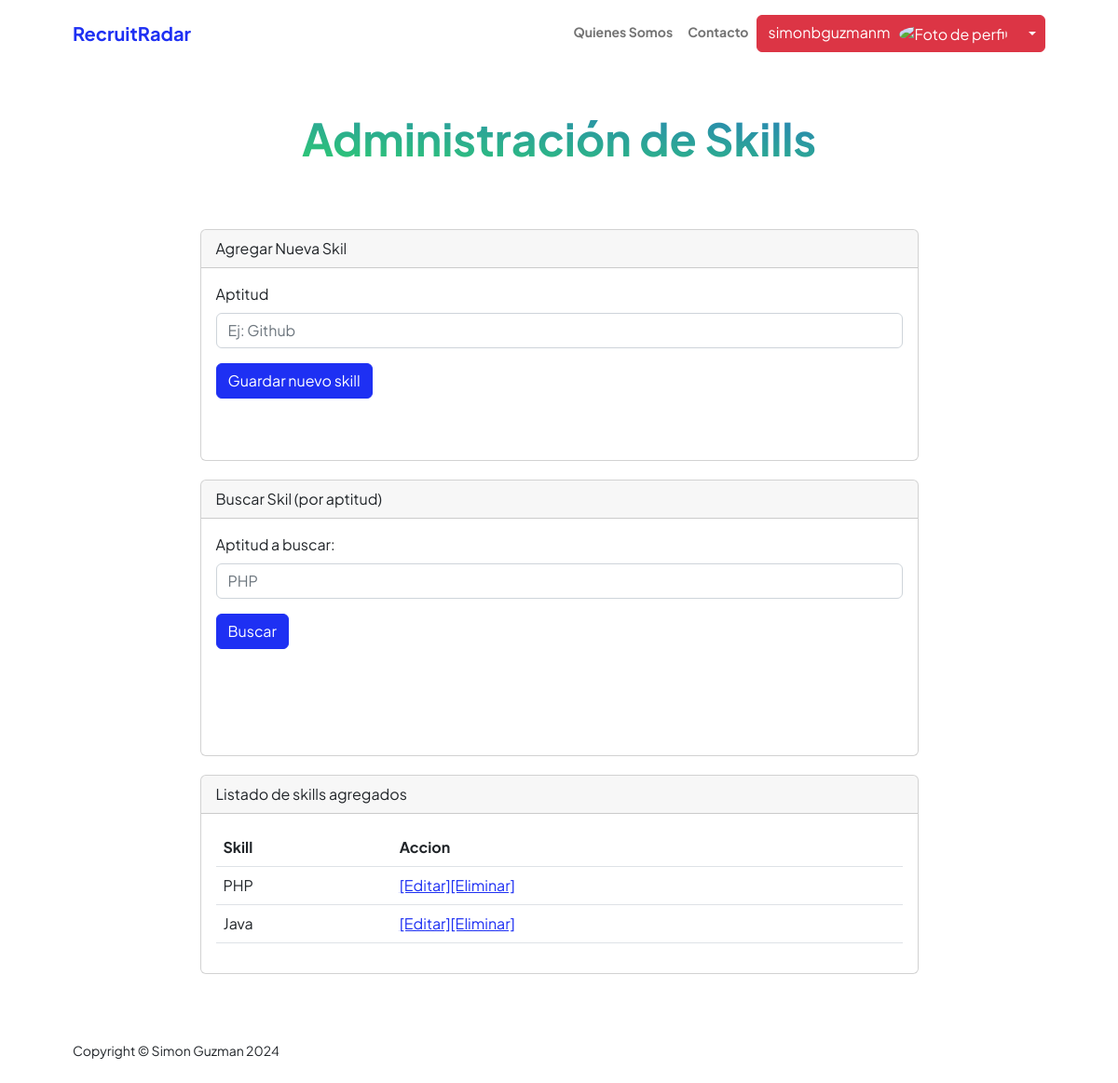
/appUsers/skills (signed in), run on an earlier commit of the app's database.
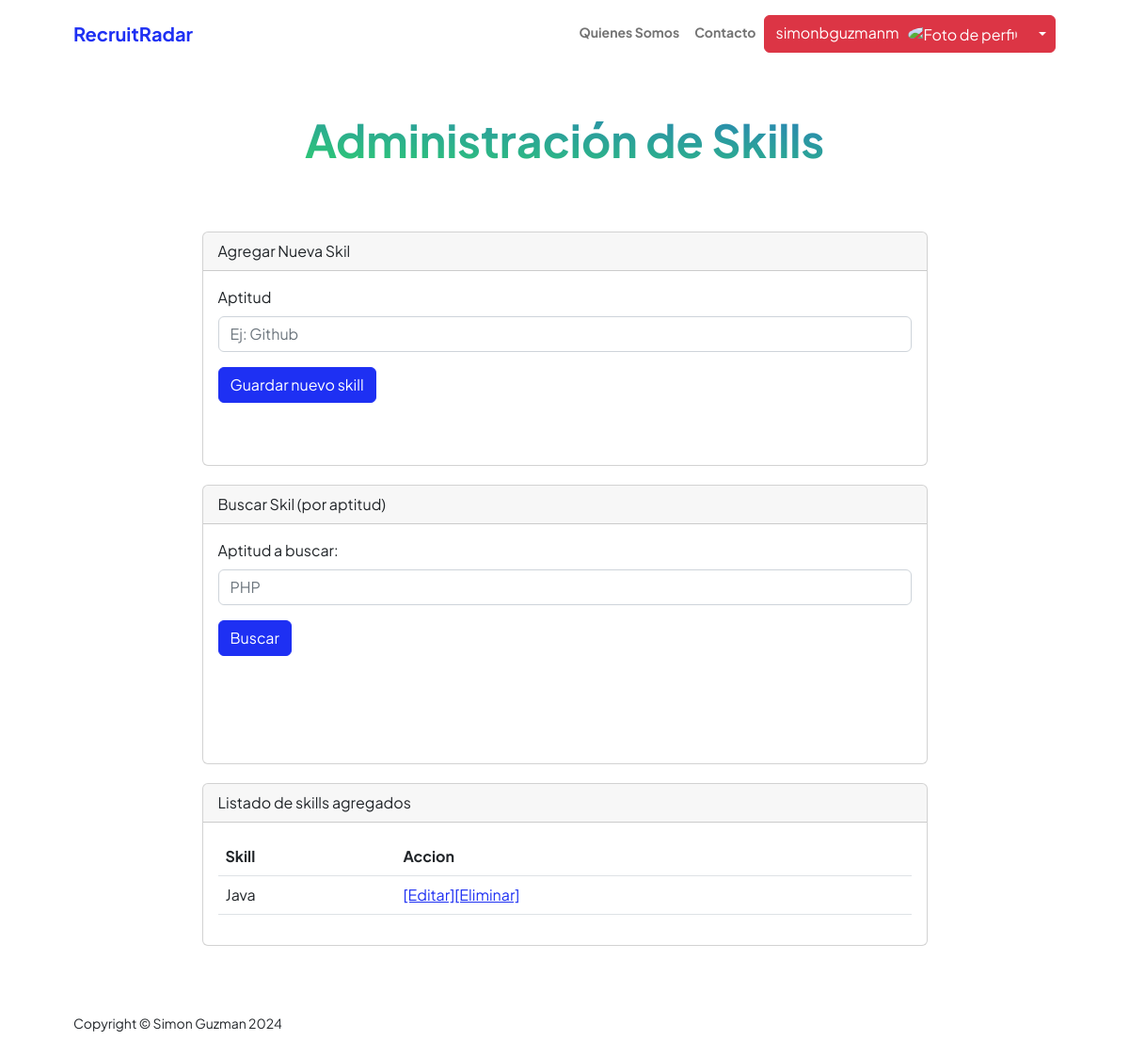
And on a later commit of the database.
### appUsers/models.py (models this page shows, shortened)
class Skills(models.Model):
    user = models.ForeignKey(User, on_delete=models.CASCADE, null=True)
    aptitud = models.CharField(max_length=50)

### appUsers/views.py (the view, shortened to what this page needs)
# urls.py: path('skills',views.skills,name="Skills"),
@login_required
def skills(request):
    skills = Skills.objects.filter(user=request.user)
    if request.method == 'POST':
        miFormulario = SkillFormulario(request.POST)
        if miFormulario.is_valid():
            u = User.objects.get(username = request.user)
            informacion = miFormulario.cleaned_data
            exp = Skills(user=u,aptitud=informacion['aptitud'])
            exp.save()
            miFormulario = SkillFormulario()
            return render(request,"appUsers/skills.html",{"skills":skills,"miFormulario":miFormulario,"resp":"Datos guardados Correctamente","respSearch":"","avatar":request.session.get('foto-avatar', 'none')})
        else:
            return render(request,"appUsers/skills.html",{"skills":skills,"miFormulario":miFormulario,"resp":"Datos No guardados Correctamente","respSearch":"","avatar":request.session.get('foto-avatar', 'none')})
    else:
        miFormulario = SkillFormulario()
    return render(request,"appUsers/skills.html",{"skills":skills,"miFormulario":miFormulario,"resp":"","respSearch":"","avatar":request.session.get('foto-avatar', 'none')})

### appUsers/forms.py
class SkillFormulario(forms.Form):
    aptitud = forms.CharField(label='Aptitud', max_length=100,widget=forms.TextInput(attrs={'class': 'form-control','placeholder': 'Ej: Github'}))
    def __init__(self, *args, **kwargs):
        super().__init__(*args, **kwargs)
        self.helper = FormHelper(self)
        self.helper.layout = Layout(
            'aptitud',
            Submit('submit', 'Guardar', css_class='btn btn-primary')
        )

### appUsers/templates/appUsers/skills.html (shortened to what this page needs)
{% extends "AppUsers/base.html" %}
{% load static %}
{% block datosDinamicos %}
<div class="container px-5 my-5">
    <div class="text-center mb-5">
        <h1 class="display-5 fw-bolder mb-0"><span class="text-gradient d-inline">Administración de Skills</span></h1>
    </div>
    <div class="row gx-5 justify-content-center">
        <div class="col-lg-11 col-xl-9 col-xxl-8">
              <div class="card" style="margin-top: 20px;">
                <div class="card-header">
                  Agregar Nueva Skil
                </div>
                <div class="card-body">
                  <section style="margin-bottom: 50px;">
                    <form action="" method="POST" class="mb-3">{% csrf_token %}
                      <div class="mb-3">
                        <label for="{{ miFormulario.aptitud.id_for_label }}" class="form-label">{{ miFormulario.aptitud.label }}</label>
                          {{ miFormulario.aptitud }}
                      </div>
                      <div class="mb-3">
                        <input class="btn btn-primary" type="submit" value="Guardar nuevo skill">
                      </div>
                    </form>
                  </section>
                </div>
              </div>
             <div class="card" style="margin-top: 20px;">
              <div class="card-header">
                Buscar Skil (por aptitud)
              </div>
              <div class="card-body">
                <section style="margin-bottom: 50px;">
                  <form action="/appUsers/skills/" method="GET" class="mb-3">{% csrf_token %}
                    <div class="mb-3">
                      <label for="exampleFormControlInput1" class="form-label">Aptitud a buscar:</label>
                      <input type="text" class="form-control" name="skill_search" id="skill_search" placeholder="PHP">
                    </div>
                    <div class="mb-3">
                      <input class="btn btn-primary" type="submit" value="Buscar">
                    </div>
                  </form>
                  <div class="card-body">
                </section>
              </div>
              </div>
              <div class="card" style="margin-top: 20px;">
                <div class="card-header">
                  Listado de skills agregados
                </div>
                <div class="card-body">
                  <section>
                    <table class="table caption-top">
                        <thead>
                          <tr>
                            <th scope="col">Skill</th>
                            <th scope="col">Accion</th>
                          </tr>
                        </thead>
                        <tbody>
                          {% for info in skills %}
                          <tr>
                            <td>{{info.aptitud}}</td>
                            <td><a href="{% url 'EditaSkills' id=info.id %}">[Editar]</a><a href="{% url 'EliminaSkills' id=info.id %}">[Eliminar]</a></td>
                          </tr>
                          {% endfor%}
                        </tbody>
                    </table>
                </section>
                </div>
              </div>
        </div>
    </div>
</div>
{% endblock %}

What changed in the data, as far as the page shows it:
removed Skills: aptitud "PHP"
